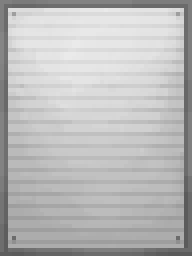
#> input picture data/art/iron_frame_side.png, 48 x 64 px (shown 4 times larger)
$ python build-chest-sheets.py ../data/art/iron_frame_side.png
#> lines starting #> are read from the running program, lines starting #| are printed output that depends on the picture
#!/usr/bin/env python3
"""Build the Iron and Steel Chests' sheets from committed art (#543).

No installed jar ships either sheet, so each is derived from a texture under `data/art/` and laid
out the way 26.1's `ChestModel` reads a single chest: a 64x64 sheet of three boxes, each with the
standard box UV. Each lid and base face is cut from its source at the chest's origin, wrapping
where the source is smaller than the face, with a 1px border at 55% brightness; the latch is the
source at 135%. Every other pixel is transparent.

    uv run --with pillow scripts/build-chest-sheets.py
    uv run --with pillow scripts/build-chest-sheets.py --check    # what tests/ runs

Pillow, unlike the other texture generators here, because the brightness steps are Pillow's own
rounding and a hand-rolled copy would drift from the approved art. `--check` compares decoded
pixels, not file bytes, so a Pillow release that encodes differently does not fail it.
"""
import pathlib
import sys

from PIL import Image, ImageDraw, ImageEnhance

ROOT = pathlib.Path(__file__).resolve().parent.parent
OUT = ROOT / "kubejs/assets/factoryworks/textures/entity/chest"
# A block's particle is drawn from the block atlas, which the entity sheets are not in.
PARTICLE_OUT = ROOT / "kubejs/assets/factoryworks/textures/block"

# chest -> (source, origin). The iron origin is clear of its source's 2px frame, which drew a seam
# across the chest's front, and of the dark rivet at (3, 3). The steel origin centres one of the
# source's two 8px plates on a 14px face (#543).
CHESTS = {
    "iron_chest": (ROOT / "data/art/iron_frame_side.png", (5, 2)),
    "steel_chest": (ROOT / "data/art/metal_alloy_block.png", (5, 0)),
}


def box(u, v, w, h, d):
    """Each face's (x, y, width, height) on the sheet, by vanilla's box UV."""
    return [
        (u + d, v, w, d),
        (u + d + w, v, w, d),
        (u, v + d, d, h),
        (u + d, v + d, w, h),
        (u + d + w, v + d, d, h),
        (u + 2 * d + w, v + d, w, h),
    ]


LID = box(0, 0, 14, 5, 14)
BASE = box(0, 19, 14, 10, 14)
LATCH = box(0, 0, 2, 4, 1)
# The face a placed chest shows as its front. The model reads it mirrored against the lid's top, so
# it is drawn mirrored to match (#543).
FRONTS = {LID[5], BASE[5]}


def tile(src, w, h, ox=0, oy=0):
    out = Image.new("RGBA", (w, h))
    for y in range(h):
        for x in range(w):
            out.putpixel((x, y), src.getpixel(((x + ox) % src.width, (y + oy) % src.height)))
    return out


def build(source, origin):
#> called with origin = (5, 2)
    src = Image.open(source).convert("RGBA")
#> src is the input picture: PIL image 48x64 RGBA; mean R, G, B, A 186.4, 186.4, 186.4, 255
    sheet = Image.new("RGBA", (64, 64), (0, 0, 0, 0))
#> sheet: PIL image 64x64 RGBA; every value is 0
    border = tuple(ImageEnhance.Brightness(src).enhance(0.55).getpixel((0, 0)))
#> border = (69, 69, 69, 255)
    for x, y, w, h in LID + BASE:
        face = tile(src, w, h, *origin)
        if (x, y, w, h) in FRONTS:
            face = face.transpose(Image.Transpose.FLIP_LEFT_RIGHT)
        ImageDraw.Draw(face).rectangle([0, 0, w - 1, h - 1], outline=border)
        sheet.paste(face, (x, y))
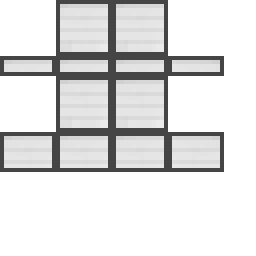
#> sheet: PIL image 64x64 RGBA (shown 4 times larger); mean R, G, B, A 69.1, 69.1, 69.1, 101.1; transparent parts drawn white
    latch = ImageEnhance.Brightness(src).enhance(1.35)
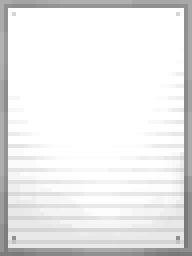
#> latch: PIL image 48x64 RGBA (shown 4 times larger); mean R, G, B, A 234.6, 234.6, 234.6, 255
    for x, y, w, h in LATCH:
        sheet.paste(tile(latch, w, h), (x, y))
    return sheet


def main():
    check = "--check" in sys.argv
    failed = 0
    outputs = []
    for chest, (source, origin) in CHESTS.items():
        outputs.append((OUT / f"{chest}.png", build(source, origin)))
    outputs.append((PARTICLE_OUT / "steel_chest_particle.png",
                    Image.open(CHESTS["steel_chest"][0]).convert("RGBA")))
    for out, sheet in outputs:
        if check:
            if not out.exists() or Image.open(out).convert("RGBA").tobytes() != sheet.tobytes():
                print(f"FAIL: {out.relative_to(ROOT)} is missing or stale")
                failed = 1
            else:
                print(f"ok   {out.relative_to(ROOT)} matches its source")
            continue
        out.parent.mkdir(parents=True, exist_ok=True)
        sheet.save(out)
        print(f"wrote {out.relative_to(ROOT)}")
    return failed


if __name__ == "__main__":
#> (the run stopped early here; a loop or call above may not have finished)
